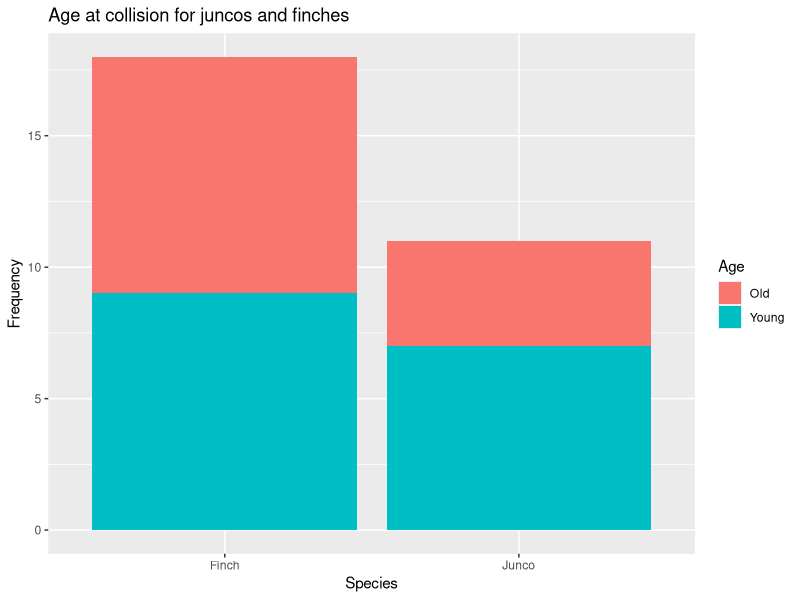
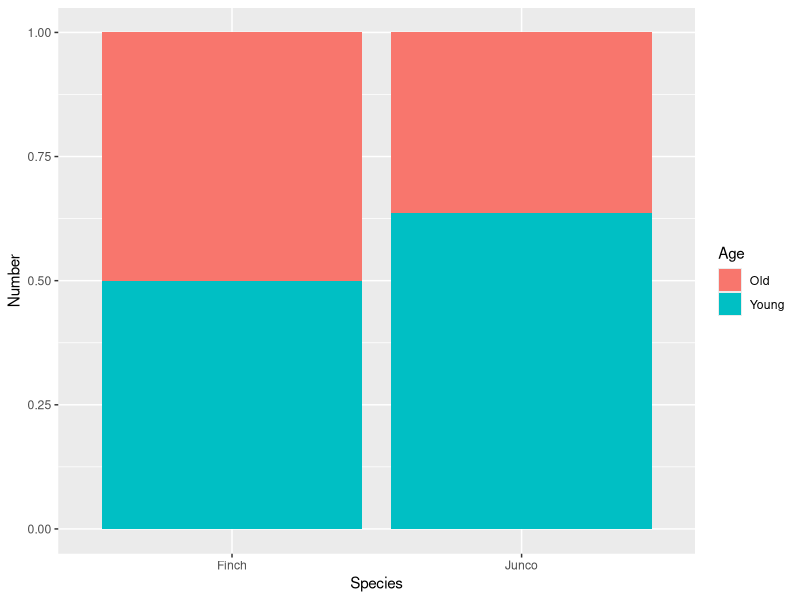
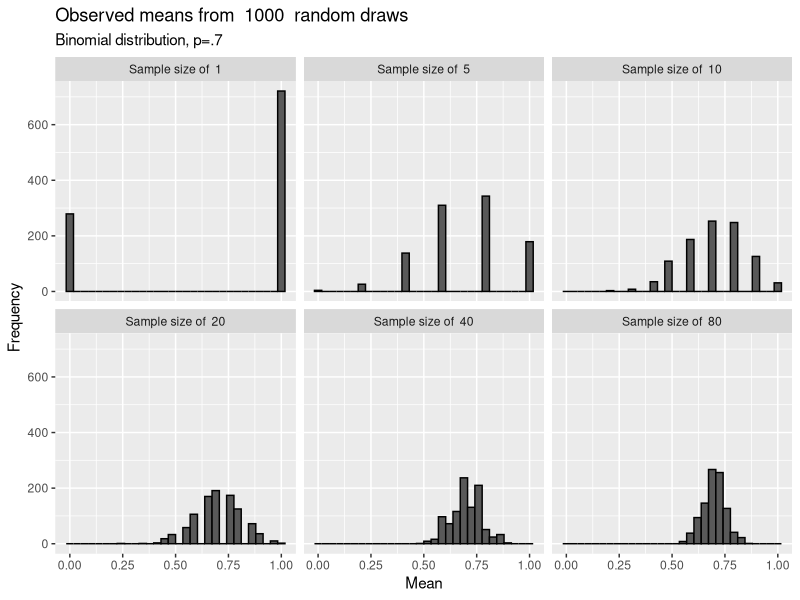
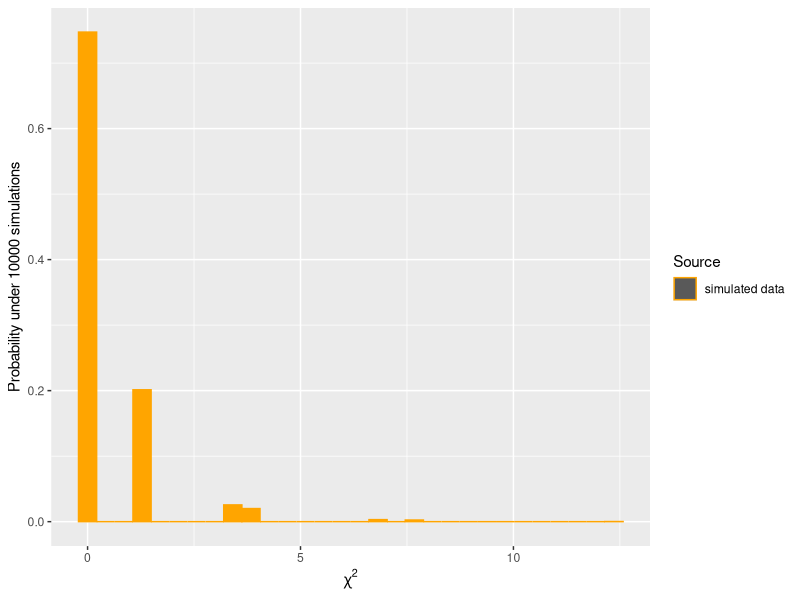
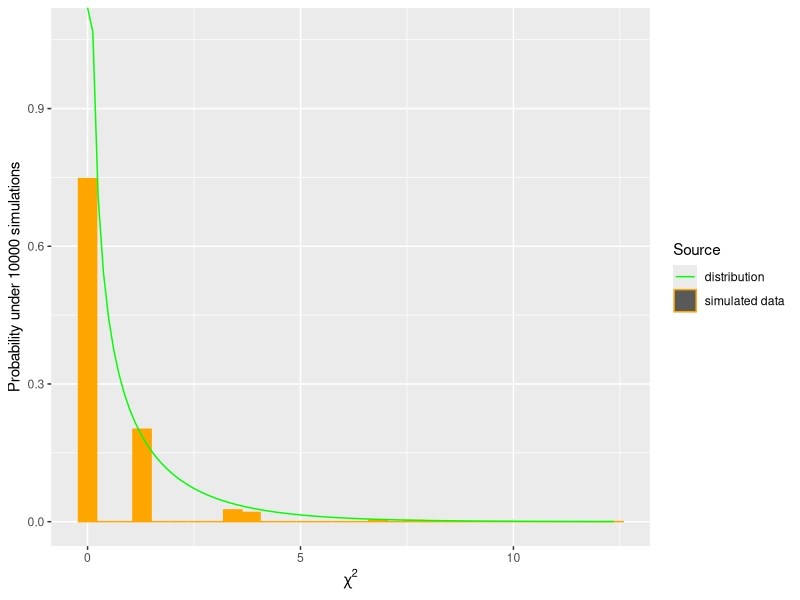
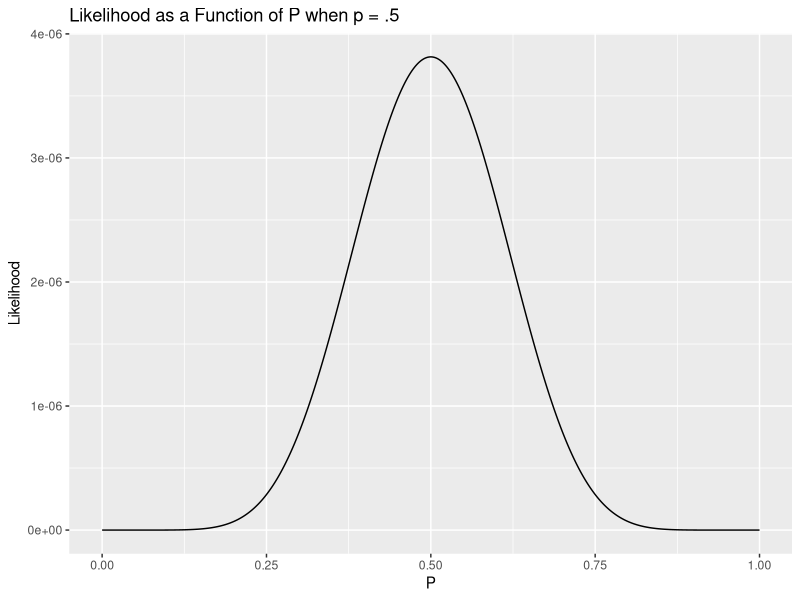

The R source for these figures, in order:
## ---- chunk 1
birds_original <- data.frame(Age = c("Old","Young","Old", "Young"),
                      Species = c("Junco", "Junco", "Finch", "Finch"),
                      Number = c(4, 7, 9, 9))
library(ggplot2)
ggplot(birds_original, aes(x= Species, y = Number)) +
  geom_col(aes(fill = Age)) + 
  xlab("Species") +
  ylab("Frequency") +
  ggtitle("Age at collision for juncos and finches")
## ---- chunk 2
ggplot(birds_original, aes(x= Species, y = Number)) +
  geom_col(aes(fill = Age), position = "fill")

## ---- chunk 3
sample_size=c("1","5","10", "20", "40", "80")
number_of_simulations <- 1000
sampling_experiment <- setNames(data.frame(matrix(ncol = length(sample_size), nrow = number_of_simulations)), sample_size)

for(k in 1:length(sample_size)){
for(i in 1:number_of_simulations){
sampling_experiment[i,k] = rbinom(n=1, size=as.numeric(sample_size[k]), prob=.7)/as.numeric(sample_size[k])
}
}
library(reshape2)
sampling_experiment_long <- melt(sampling_experiment, variable.name = "Sample_size", value.name = "mean")
sampling_experiment_long$Sample_size <- factor(sampling_experiment_long$Sample_size, levels =c("1","5","10", "20", "40", "80"))
levels(sampling_experiment_long$Sample_size) <- paste("Sample size of ", levels(sampling_experiment_long$Sample_size))

ggplot(sampling_experiment_long,aes(x=mean)) +
  geom_histogram(color="black") +
  labs(title=paste("Observed means from ", number_of_simulations, " random draws"),
       subtitle = "Binomial distribution, p=.7",  
       x= "Mean",
       y= "Frequency")+
    facet_wrap(~Sample_size, nrow = 2)
## ---- chunk 4
num_of_simulations <- 10000
simulations <- r2dtable(num_of_simulations,c(13,16),c(18,11))
chi_sq_stats <- data.frame(chisq = rep(NA, num_of_simulations))
for(i in 1:num_of_simulations){
chi_sq_stats$chisq[i] <- chisq.test(matrix(unlist(simulations[i]),nrow=2, byrow=T))$statistic
}

colors <- c("distribution" = "green", "simulated data" = "orange")
ggplot(chi_sq_stats, aes(x=chisq)) +
  geom_histogram(aes(y=..count../sum(..count..), color = "simulated data", fill="simulated data")) +
  labs(y=paste("Probability under ", num_of_simulations, " simulations", 
sep =""), x=expression(chi^2), color="Source")+guides(fill=F)+
  scale_color_manual(values = colors)+
  scale_fill_manual(values=colors)
## ---- chunk 5
ggplot(chi_sq_stats, aes(x=chisq)) +
  geom_histogram(aes(y=..count../sum(..count..), color = "simulated data", fill="simulated data")) +
  stat_function(fun = dchisq, args = list(df = 1),aes(color ="distribution")) +
  labs(y=paste("Probability under ", num_of_simulations, " simulations", 
sep =""), x=expression(chi^2), color="Source")+guides(fill=F)+
  scale_color_manual(values = colors)+
  scale_fill_manual(values=colors)
## ---- chunk 6
chisq.test(matrix(c(9,4,9,7), 2, 2, byrow=T))$expected
## ---- chunk 7
fisher.test(matrix(c(9,4,9,7), 2, 2, byrow=T))
## ---- chunk 8
#what we observed in a vector
sequence <- c(rep(0,9), rep(1,9))
#
#write a likelihood function to solve for likelihood
likelihood <- function(sequence, p.parameter)
{
  likelihood <- 1
  
  for (i in 1:length(sequence))
  {
    if (sequence[i] == 1)
    {
      likelihood <- likelihood * p.parameter
    }
    else
    {
      likelihood <- likelihood * (1 - p.parameter)
    }
  }
  
  return(likelihood)
}

#then solve and plot
likelihood_df <- data.frame(possible.p = seq(0, 1, by = 0.001))
likelihood_df$likelihood <- likelihood(sequence, likelihood_df$p)
ggplot(likelihood_df, aes(x=possible.p, y=likelihood))+
  geom_line()+
  labs(title ='Likelihood as a Function of P when p = .5', 
       x = 'P',
       y = 'Likelihood')

## ---- chunk 9
GTest <- function (x, y = NULL, correct = c("none", "williams", "yates"), 
    p = rep(1/length(x), length(x)), rescale.p = FALSE) 
{
    DNAME <- deparse(substitute(x))
    if (is.data.frame(x)) 
        x <- as.matrix(x)
    if (is.matrix(x)) {
        if (min(dim(x)) == 1) 
            x <- as.vector(x)
    }
    if (!is.matrix(x) && !is.null(y)) {
        if (length(x) != length(y)) 
            stop("x and y must have the same length")
        DNAME <- paste(DNAME, "and", deparse(substitute(y)))
        OK <- complete.cases(x, y)
        x <- as.factor(x[OK])
        y <- as.factor(y[OK])
        if ((nlevels(x) < 2) || (nlevels(y) < 2)) 
            stop("x and y must have at least 2 levels")
        x <- table(x, y)
    }
    if (any(x < 0) || any(is.na(x))) 
        stop("all entries of x must be nonnegative and finite")
    if ((n <- sum(x)) == 0) 
        stop("at least one entry of x must be positive")
    correct <- match.arg(correct)
    if (is.matrix(x)) {
        nrows <- nrow(x)
        ncols <- ncol(x)
        if (correct == "yates") {
            if (dim(x)[1] != 2 || dim(x)[2] != 2) 
                stop("Yates' correction requires a 2 x 2 matrix")
            if ((x[1, 1] * x[2, 2]) - (x[1, 2] * x[2, 1]) > 0) {
                x <- x + 0.5
                diag(x) <- diag(x) - 1
            }
            else {
                x <- x - 0.5
                diag(x) <- diag(x) + 1
            }
        }
        sr <- apply(x, 1, sum)
        sc <- apply(x, 2, sum)
        E <- outer(sr, sc, "*")/n
        g <- 0
        for (i in 1:nrows) {
            for (j in 1:ncols) {
                if (x[i, j] != 0) 
                  g <- g + x[i, j] * log(x[i, j]/E[i, j])
            }
            q <- 1
            if (correct == "williams") {
                row.tot <- col.tot <- 0
                for (i in 1:nrows) {
                  row.tot <- row.tot + 1/(sum(x[i, ]))
                }
                for (j in 1:ncols) {
                  col.tot <- col.tot + 1/(sum(x[, j]))
                }
                q <- 1 + ((n * row.tot - 1) * (n * col.tot - 
                  1))/(6 * n * (ncols - 1) * (nrows - 1))
            }
            STATISTIC <- G <- 2 * g/q
            PARAMETER <- (nrow(x) - 1) * (ncol(x) - 1)
            PVAL <- 1 - pchisq(STATISTIC, df = PARAMETER)
            if (correct == "none") 
                METHOD <- "Log likelihood ratio (G-test) test of independence without correction"
            if (correct == "williams") 
                METHOD <- "Log likelihood ratio (G-test) test of independence with Williams' correction"
            if (correct == "yates") 
                METHOD <- "Log likelihood ratio (G-test) test of independence with Yates' correction"
        }
    }
    else {
        METHOD <- "Log likelihood ratio (G-test) goodness of fit test"
        if (length(dim(x)) > 2L) 
            stop("invalid 'x'")
        if (length(x) == 1L) 
            stop("x must at least have 2 elements")
        if (length(x) != length(p)) 
            stop("'x' and 'p' must have the same number of elements")
        if (any(p < 0)) 
            stop("probabilities must be non-negative.")
        if (abs(sum(p) - 1) > sqrt(.Machine$double.eps)) {
            if (rescale.p) 
                p <- p/sum(p)
            else stop("probabilities must sum to 1.")
        }
        E <- n * p
        if (correct == "yates") {
            if (length(x) != 2) 
                stop("Yates' correction requires 2 data values")
            if ((x[1] - E[1]) > 0.25) {
                x[1] <- x[1] - 0.5
                x[2] <- x[2] + 0.5
            }
            else if ((E[1] - x[1]) > 0.25) {
                x[1] <- x[1] + 0.5
                x[2] <- x[2] - 0.5
            }
        }
        names(E) <- names(x)
        g <- 0
        for (i in 1:length(x)) {
            if (x[i] != 0) 
                g <- g + x[i] * log(x[i]/E[i])
        }
        q <- 1
        if (correct == "williams") {
            q <- 1 + (length(x) + 1)/(6 * n)
        }
        STATISTIC <- G <- 2 * g/q
        PARAMETER <- length(x) - 1
        PVAL <- pchisq(STATISTIC, PARAMETER, lower.tail = FALSE)
    }
    names(STATISTIC) <- "G"
    names(PARAMETER) <- "X-squared df"
    names(PVAL) <- "p.value"
    structure(list(statistic = STATISTIC, parameter = PARAMETER, 
        p.value = PVAL, method = METHOD, data.name = DNAME, observed = x, 
        expected = E), class = "htest")
}

## ---- chunk 10
GTest(x = matrix(c(9,7,9,4), 2, 2, byrow = T))

## ---- chunk 11
chisq.test(matrix(c(6,5,7,7,12,7,11,3), nrow=2, byrow=T))
## ---- chunk 12
chisq.test(matrix(c(6,5,7,7,12,7,11,3), nrow=2, byrow=T))$expected
## ---- chunk 13
fisher.test(matrix(c(6,5,7,7,12,7,11,3), nrow=2, byrow=T))
GTest(matrix(c(6,5,7,7,12,7,11,3), nrow=2, byrow=T))
## ---- chunk 14
chisq.test(matrix(c(6,5,7,7,30,12,7,11,3,7), nrow=2, byrow=T))
chisq.test(matrix(c(6,5,7,7,30,12,7,11,3,7), nrow=2, byrow=T))$expected
## ---- chunk 15
bird_ratio_table <- matrix(c(6,5,7,7,30,12,7,11,3,7), nrow=2, byrow=T)
colnames(bird_ratio_table) <- c("Finch", "Junco", "Cardinal", "Robin", "Catbird")
rownames(bird_ratio_table) <- c("Male", "Female")

## ---- chunk 16
pairwiseNominalIndependence <- function (x, compare = "row", fisher = TRUE, gtest = TRUE, chisq = TRUE, 
    method = "fdr", correct = "none", stats = FALSE, cramer = FALSE, 
    digits = 3, ...) 
{
    if (compare == "row") {
        n = nrow(x)
    }
    if (compare == "column" | compare == "col") {
        n = ncol(x)
    }
    N = n * (n - 1)/2
    Z = data.frame(Comparison = rep("A", N), stringsAsFactors = FALSE)
    p.Fisher = rep(NA, N)
    p.Gtest = rep(NA, N)
    p.Chisq = rep(NA, N)
    Cramer = rep(NA, N)
    Chisq = rep(NA, N)
    df = rep(NA, N)
    G = rep(NA, N)
    k = 0
    for (i in 1:(n - 1)) {
        for (j in (i + 1):n) {
            k = k + 1
            if (compare == "row") {
                Namea = as.character(rownames(x)[i])
                Nameb = as.character(rownames(x)[j])
                Dataz = matrix(c(x[i, ], x[j, ]), nrow = 2, byrow = TRUE)
            }
            if (compare == "column" | compare == "col") {
                Namea = as.character(colnames(x)[i])
                Nameb = as.character(colnames(x)[j])
                Dataz = matrix(c(x[, i], x[, j]), ncol = 2, byrow = FALSE)
            }
            Z$Comparison[k] = paste0(Namea, " : ", Nameb)
            if (fisher == TRUE) {
                p.Fisher[k] = signif(fisher.test(Dataz, ...)$p.value, 
                  digits = digits)
            }
            if (gtest == TRUE) {
                p.Gtest[k] = signif(GTest(Dataz, correct = correct, 
                  ...)$p.value, digits = digits)
            }
            if (chisq == TRUE) {
                p.Chisq[k] = signif(chisq.test(Dataz, ...)$p.value, 
                  digits = digits)
            }
            if (cramer == TRUE) {
                Cramer[k] = cramerV(Dataz, digits = digits)
            }
            if (stats == TRUE) {
                Chisq[k] = signif(suppressWarnings(chisq.test(Dataz, 
                  ...))$statistic, digits = digits)
                df[k] = signif(suppressWarnings(chisq.test(Dataz, 
                  ...))$parameter, digits = digits)
                G[k] = signif(GTest(Dataz, ...)$statistic, digits = digits)
            }
        }
    }
    if (stats == TRUE) {
        Z$Chisq = Chisq
        Z$df = df
        Z$G = G
    }
    if (fisher == TRUE) {
        Z$p.Fisher = p.Fisher
        Z$p.adj.Fisher = signif(p.adjust(Z$p.Fisher, method = method), 
            digits = digits)
    }
    if (gtest == TRUE) {
        Z$p.Gtest = p.Gtest
        Z$p.adj.Gtest = signif(p.adjust(Z$p.Gtest, method = method), 
            digits = digits)
    }
    if (chisq == TRUE) {
        Z$p.Chisq = p.Chisq
        Z$p.adj.Chisq = signif(p.adjust(Z$p.Chisq, method = method), 
            digits = digits)
    }
    if (cramer == TRUE) {
        Z$Cramer.V = Cramer
    }
    return(Z)
}
## ---- chunk 17
bird_ratio_table
## ---- chunk 18
bonf_correct <- pairwiseNominalIndependence(bird_ratio_table, compare="col", method = "bonf")
bonf_correct

## ---- chunk 19
bonf_correct[order(bonf_correct$p.adj.Chisq), c("Comparison", "p.adj.Chisq")]
## ---- chunk 20
chisq.test(matrix(c(6,30,12,7), nrow=2, byrow=T))
bonf_correct[bonf_correct$Comparison=="Finch : Catbird", "p.Chisq"]

## ---- chunk 21
holm_correct <- pairwiseNominalIndependence(bird_ratio_table, compare="col", method = "holm")
holm_correct[order(holm_correct$p.adj.Chisq), c("Comparison", "p.adj.Chisq")]
## ---- chunk 22
fdr_correct <- pairwiseNominalIndependence(bird_ratio_table, compare="col", method = "fdr")
fdr_correct[order(fdr_correct$p.adj.Chisq), c("Comparison", "p.adj.Chisq")]
## ---- chunk 23
binom.test(x=9, n=18, p=.75)
## ---- chunk 24
chisq.test(c(9,9), p=c(.75,.25))
